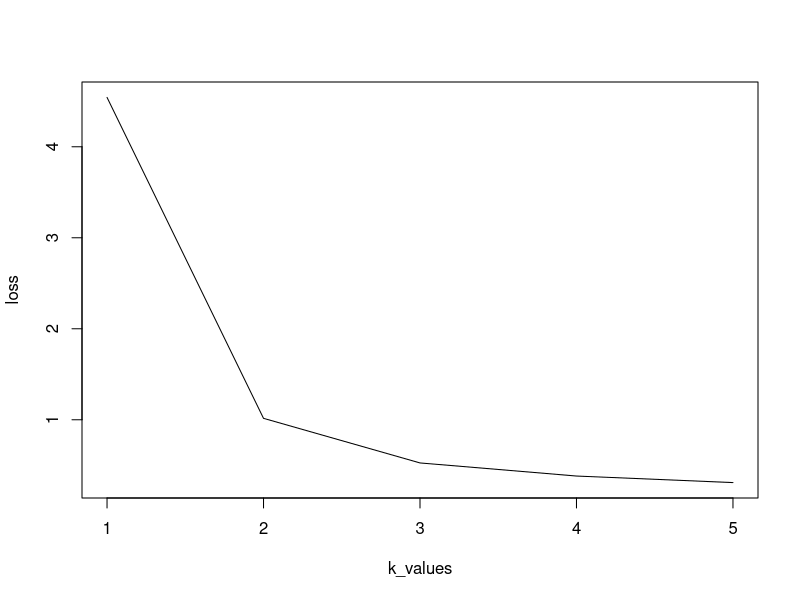

The R script that drew this image:
n=150
d1=0
loss=c(0,0,0,0,0)
k_values=c(1,2,3,4,5)
for (k in k_values){
  d11=0
  iriscluster=kmeans(iris[,1:4], centers=k)
  for (j in 1:k){
    c=iriscluster$centers[j,]
    for (i in 1:n){
      if (iriscluster$cluster[i]==j){
        d1= (dist(rbind(c,iris[,1:4][i,])))^2
        d11= d11+d1
      }
    }
    
  loss[k]= d11/n  
    
  }
}

plot(k_values,loss,type="l")
